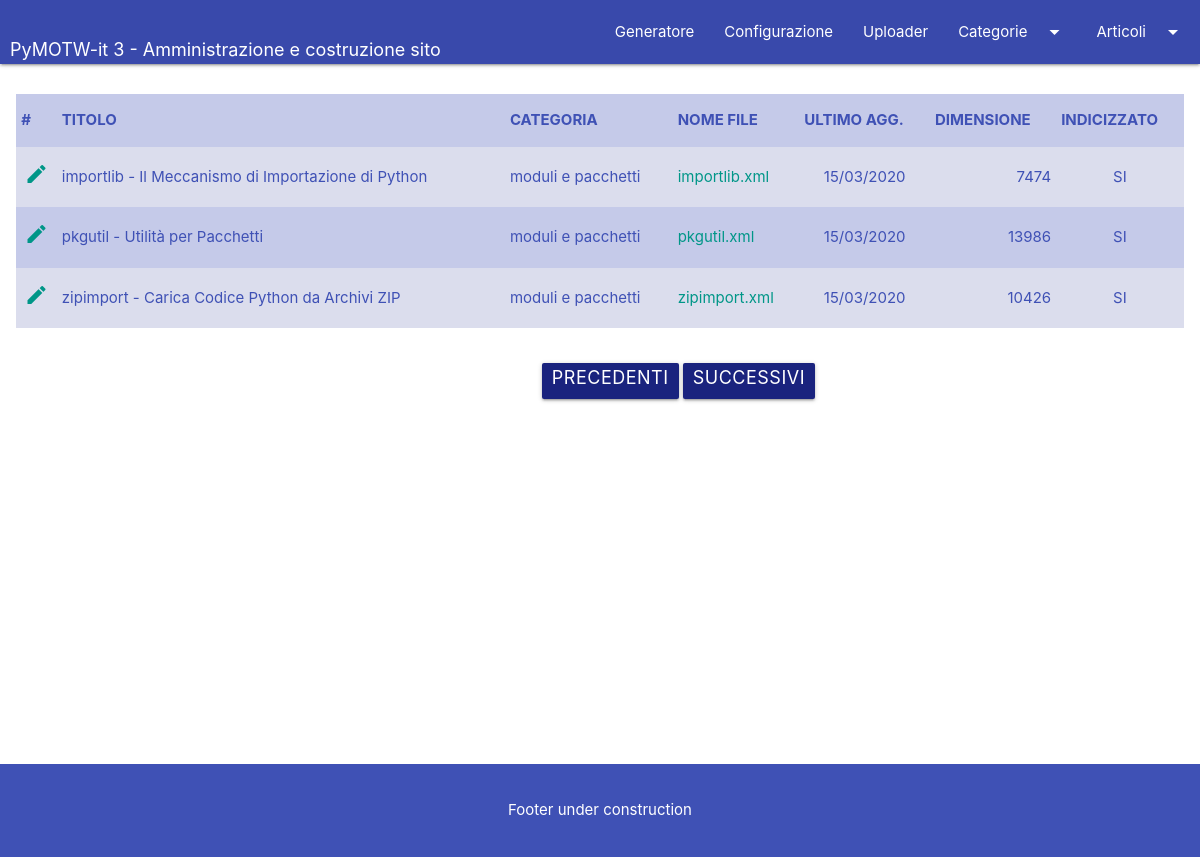
The app's page /article/1 with its own data.
### app/models.py (models this page shows, shortened)
class Article(db.Model):
    __tablename__ = 'articles'
    id = db.Column(db.Integer, primary_key=True)
    title = db.Column(db.String(255))
    categ_id = db.Column(db.Integer, db.ForeignKey('categories.id'))
    artcat = db.relationship('Category', backref='article')
    filename = db.Column(db.String(255), nullable=False, unique=True)
    lastmod = db.Column(db.DateTime)
    size = db.Column(db.Integer)
    indexed = db.Column(db.Integer)

class Category(db.Model):
    __tablename__ = 'categories'
    id = db.Column(db.Integer, primary_key=True)
    descr = db.Column(db.String(255), nullable=False)
    articles = db.relationship('Article', backref='category',
                               lazy='dynamic')

### app/routes/main.py (the view)
@main.route('/article/<string:key>', methods=['GET', 'POST'])
def article(key):
    parameters, objlist = GeneratorConfig.parse_config()
    diz = dict()
    for obj in objlist:
        diz[obj.conf_key] = obj.conf_value
    page = request.args.get('page', 1, type=int)
    if key and re.match(r'^\d+$', key):
        articles = Article.query.filter_by(
            categ_id=int(key)
        ).paginate(page, 10, False)
    else:
        articles = Article.query.paginate(
            page, 10, False
        )
    next_url = url_for('main.article', key=key, page=articles.next_num) \
        if articles.has_next else None
    prev_url = url_for('main.article', key=key, page=articles.prev_num) \
        if articles.has_prev else None
    data = dict(articles=articles, next=next_url, prev=prev_url,
                source_articles_folder=diz['tran_dir'],
                headers='#,TITOLO,CATEGORIA,NOME FILE,ULTIMO AGG.,'
                        'DIMENSIONE, INDICIZZATO'.split(','))
    return render_template('article.html', key=None, data=data)

### app/models.py (called while the page is built)
    @staticmethod
    def parse_config() -> Tuple[DefaultDict[str, List['GeneratorConfig']],
                                List['GeneratorConfig']]:
        retval = defaultdict(list)
        objlist = list()
        for rk in GeneratorConfig.query.all():
            retval[rk.conf_tabname].append(rk)
            objlist.append(rk)
        return retval, objlist

### app/templates/article.html
{% extends 'base.html' %}
{% block content %}
  <div class="row">
    <div class="col s12 m6 l12">
      <table class="table striped indigo lighten-4 indigo-text">
        <thead>
        <tr>
          {% for header in data.headers %}
            <th>{{ header }}</th>
          {% endfor %}
        </tr>
        </thead>
        <tbody>
        {% for article in data.articles.items | sort(attribute='title') %}
          <tr>
            <td class="center-align">
              <a class="teal-text darken-5"
                 title="Modifica voce articolo"
                 href="{{ url_for('main.article', key=article.id) }}">
                <i class="material-icons">edit</i>
              </a>
            </td>
            <td class="left-align">{{ article.title }}</td>
            <td class="left-align">{{ article.artcat.descr }}</td>
            <td class="left-align"><a class="teal-text darken-5"
                                      title="Modifica sorgente articolo"
                                      href="{{ url_for('main.source') }}">{{ article.filename }}</a>
            </td>
            <td class="center-align">{{ article.lastmod.strftime("%d/%m/%Y") }}</td>
            <td class="right-align">{{ "%d"|format(article.size) }}</td>
            <td class="center-align">{% if article.indexed == 1 %}
              SI{% else %}NO{% endif %}</td>
          </tr>
        {% endfor %}
        </tbody>
      </table>
    </div>
  </div>
  <div class="container">
    <div class="row">
      <div class="col s12 m6 l6 offset-l5 offset-m3 offset-s1">
        <ul class="pagination">
          <li><a href="{{ data.prev }}"
                 class="indigo darken-4 white-text waves-effect waves-light btn">Precedenti</a>
          </li>
          <li><a href="{{ data.next }}"
                 class="indigo darken-4 white-text waves-effect waves-light btn">Successivi</a>
          </li>
        </ul>
      </div>
    </div>
</div>
{% endblock %}

### app/static/css/admin-style.css (style rules this page uses)
:root { --head-color: #0f277b; }

### records on screen
Article: title "importlib - Il Meccanismo di Importazione di Python", artcat.descr "moduli e pacchetti", filename "importlib.xml", lastmod "15/03/2020", size "7474", indexed "SI"
Article: title "pkgutil - Utilità per Pacchetti", artcat.descr "moduli e pacchetti", filename "pkgutil.xml", lastmod "15/03/2020", size "13986", indexed "SI"
Article: title "zipimport - Carica Codice Python da Archivi ZIP", artcat.descr "moduli e pacchetti", filename "zipimport.xml", lastmod "15/03/2020", size "10426", indexed "SI"

### other values on screen
{{ header }} "#" "TITOLO" "CATEGORIA" "NOME FILE" "ULTIMO AGG." "DIMENSIONE" "INDICIZZATO"
